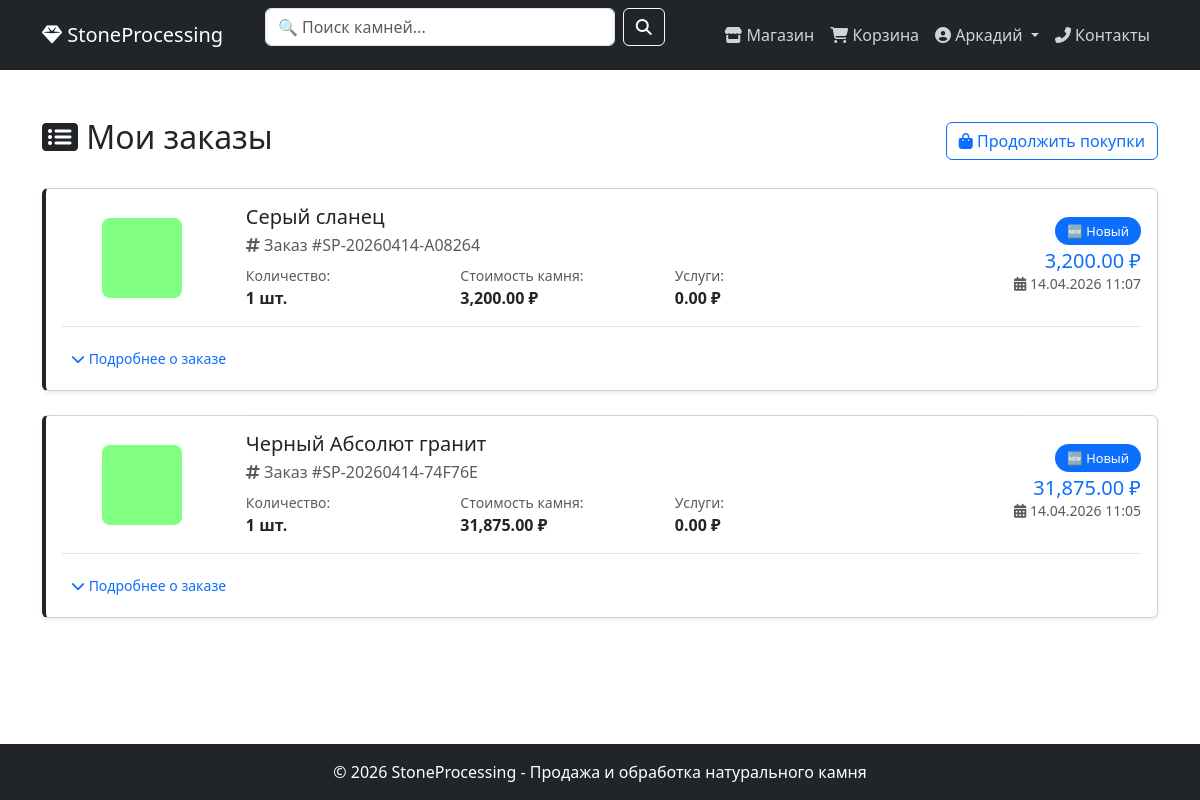
Page /orders.php (signed in) on the committed database.
### tables this page shows
CREATE TABLE `user_profiles` (
  `id` int(11) NOT NULL,
  `user_id` int(11) NOT NULL,
  `first_name` varchar(50) DEFAULT NULL,
  `last_name` varchar(50) DEFAULT NULL,
  `middle_name` varchar(50) DEFAULT NULL,
  `email` varchar(100) DEFAULT NULL,
  `phone` varchar(20) DEFAULT NULL,
  `address` text DEFAULT NULL,
  `birth_date` date DEFAULT NULL,
  `avatar` varchar(255) DEFAULT 'default_avatar.png'
);

CREATE TABLE `orders` (
  `id` int(11) NOT NULL,
  `order_number` varchar(20) NOT NULL,
  `user_id` int(11) NOT NULL,
  `stone_id` int(11) NOT NULL,
  `stone_name` varchar(200) DEFAULT NULL,
  `stone_price` decimal(12,2) DEFAULT NULL,
  `quantity` int(11) NOT NULL,
  `selected_services` longtext DEFAULT NULL CHECK (json_valid(`selected_services`)),
  `stone_total` decimal(12,2) DEFAULT NULL,
  `services_total` decimal(12,2) DEFAULT 0.00,
  `total_price` decimal(12,2) DEFAULT NULL,
  `delivery_address` text DEFAULT NULL,
  `delivery_notes` text DEFAULT NULL,
  `status` enum('new','processing','paid','shipped','completed','cancelled') DEFAULT 'new',
  `customer_name` varchar(150) DEFAULT NULL,
  `customer_email` varchar(100) DEFAULT NULL,
  `customer_phone` varchar(20) DEFAULT NULL,
  `created_at` timestamp NOT NULL DEFAULT current_timestamp(),
  `updated_at` timestamp NOT NULL DEFAULT current_timestamp() ON UPDATE current_timestamp()
);

CREATE TABLE `stones` (
  `id` int(11) NOT NULL,
  `name` varchar(200) NOT NULL,
  `stone_category_id` int(11) NOT NULL,
  `length_cm` decimal(10,2) DEFAULT 0.00,
  `width_cm` decimal(10,2) DEFAULT 0.00,
  `height_cm` decimal(10,2) DEFAULT 0.00,
  `weight_kg` decimal(10,2) DEFAULT 0.00,
  `volume_m3` decimal(10,4) DEFAULT 0.0000,
  `color` varchar(50) DEFAULT NULL,
  `origin` varchar(100) DEFAULT NULL,
  `texture` varchar(100) DEFAULT NULL,
  `price_per_sqm` decimal(12,2) DEFAULT 0.00,
  `price_per_unit` decimal(12,2) DEFAULT 0.00,
  `price_per_kg` decimal(12,2) DEFAULT 0.00,
  `main_image` varchar(255) DEFAULT 'default_stone.png',
  `gallery_images` text DEFAULT NULL,
  `short_description` text DEFAULT NULL,
  `full_description` longtext DEFAULT NULL,
  `specifications` longtext DEFAULT NULL CHECK (json_valid(`specifications`)),
  `quantity` int(11) DEFAULT 0,
  `min_order_quantity` int(11) DEFAULT 1,
  `is_active` tinyint(1) DEFAULT 1,
  `created_at` timestamp NOT NULL DEFAULT current_timestamp(),
  `updated_at` timestamp NOT NULL DEFAULT current_timestamp() ON UPDATE current_timestamp()
);

### config/db.php (called while the page is built, shortened)
<?php
function isLoggedIn() {
    return isset($_SESSION['user_id']);
}
function getUserProfile($pdo, $user_id) {
    $stmt = $pdo->prepare("SELECT * FROM user_profiles WHERE user_id = ?");
    $stmt->execute([$user_id]);
    $profile = $stmt->fetch();
    return $profile;
}
?>

### orders.php (the view, shortened to what this page needs)
<?php
require_once 'config/db.php';
include 'includes/menu.php';
$user_id = $_SESSION['user_id'];
$orders = $pdo->prepare("
    SELECT o.*, s.name as stone_name, s.main_image
    FROM orders o
    JOIN stones s ON o.stone_id = s.id
    WHERE o.user_id = ?
    ORDER BY o.created_at DESC
");
$orders->execute([$user_id]);
$orders = $orders->fetchAll();
?>
<!DOCTYPE html>
<html lang="ru">
<head>
    <link href="https://cdn.jsdelivr.net/npm/bootstrap@5.3.0/dist/css/bootstrap.min.css" rel="stylesheet">
    <link rel="stylesheet" href="https://cdnjs.cloudflare.com/ajax/libs/font-awesome/6.4.0/css/all.min.css">
</head>
<body>
    <div class="container my-5">
        <div class="d-flex justify-content-between align-items-center mb-4">
            <h2><i class="fas fa-list-alt"></i> Мои заказы</h2>
            <a href="store/index.php" class="btn btn-outline-primary">
                <i class="fas fa-shopping-bag"></i> Продолжить покупки
            </a>
        </div>
        <?php if(empty($orders)): ?>
            <div class="alert alert-info text-center py-5">
                <i class="fas fa-shopping-cart fa-3x mb-3"></i>
                <h4>У вас пока нет заказов</h4>
                <p>Перейдите в <a href="store/index.php" class="alert-link">магазин</a>, чтобы сделать первый заказ</p>
            </div>
        <?php else: ?>
            <div class="row">
                <?php foreach($orders as $order): ?>
                <div class="col-12 mb-4">
                    <div class="card order-card shadow-sm">
                        <div class="card-body">
                            <div class="row align-items-center">
                                <div class="col-md-2 text-center">
                                    <img src="uploads/stones/<?= htmlspecialchars($order['main_image'] ?? 'default_stone.png') ?>"
                                         class="order-img"
                                         onerror="this.src='uploads/stones/default_stone.png'"
                                         alt="<?= htmlspecialchars($order['stone_name']) ?>">
                                </div>
                                <div class="col-md-7">
                                    <h5 class="mb-1"><?= htmlspecialchars($order['stone_name']) ?></h5>
                                    <p class="text-muted mb-2">
                                        <i class="fas fa-hashtag"></i> Заказ #<?= $order['order_number'] ?>
                                    </p>
                                    <div class="row">
                                        <div class="col-4">
                                            <small class="text-muted">Количество:</small>
                                            <div><strong><?= $order['quantity'] ?> шт.</strong></div>
                                        </div>
                                        <div class="col-4">
                                            <small class="text-muted">Стоимость камня:</small>
                                            <div><strong><?= number_format($order['stone_total'], 2) ?> ₽</strong></div>
                                        </div>
                                        <div class="col-4">
                                            <small class="text-muted">Услуги:</small>
                                            <div><strong><?= number_format($order['services_total'], 2) ?> ₽</strong></div>
                                        </div>
                                    </div>
                                </div>
                                <div class="col-md-3 text-md-end">
                                    <div class="mb-2">
                                        <?php
                                        $status_colors = [
                                            'new' => 'primary',
                                            'processing' => 'warning',
                                            'paid' => 'info',
                                            'shipped' => 'secondary',
                                            'completed' => 'success',
                                            'cancelled' => 'danger'
                                        ];
                                        $status_labels = [
                                            'new' => '🆕 Новый',
                                            'processing' => '⚙️ В обработке',
                                            'paid' => '💰 Оплачен',
                                            'shipped' => '📦 Отправлен',
                                            'completed' => '✅ Выполнен',
                                            'cancelled' => '❌ Отменён'
                                        ];
                                        ?>
                                        <span class="status-badge bg-<?= $status_colors[$order['status']] ?> text-white">
                                            <?= $status_labels[$order['status']] ?>
                                        </span>
                                    </div>
                                    <div class="mt-2">
                                        <strong class="h5 text-primary"><?= number_format($order['total_price'], 2) ?> ₽</strong>
                                    </div>
                                    <small class="text-muted">
                                        <i class="fas fa-calendar-alt"></i> <?= date('d.m.Y H:i', strtotime($order['created_at'])) ?>
                                    </small>
                                </div>
                            </div>
                            <div class="mt-3 pt-3 border-top">
                                <button class="btn btn-sm btn-link text-decoration-none" type="button" data-bs-toggle="collapse" data-bs-target="#orderDetails<?= $order['id'] ?>">
                                    <i class="fas fa-chevron-down"></i> Подробнее о заказе
                                </button>
                            </div>
                        </div>
                    </div>
                </div>
                <?php endforeach; ?>
            </div>
        <?php endif; ?>
    </div>
    <?php include 'includes/footer.php'; ?>
</body>
</html>

### includes/menu.php (shortened to what this page needs)
<?php
$profile_name = '';
if (isLoggedIn()) {
    $profile = getUserProfile($pdo, $_SESSION['user_id']);
    $profile_name = $profile['first_name'] ?: $_SESSION['username'];
}
?>
<nav class="navbar navbar-expand-lg navbar-dark bg-dark">
    <div class="container">
        <a class="navbar-brand" href="store/index.php">
            <i class="fas fa-gem"></i> StoneProcessing
        </a>
        <div class="collapse navbar-collapse" id="navbarNav">
            <form class="d-flex mx-auto" method="GET" action="store/index.php" style="max-width: 400px; width: 100%;">
                <input class="form-control me-2" type="search" name="search"
                       placeholder="🔍 Поиск камней..."
                       value="<?= htmlspecialchars($_GET['search'] ?? '') ?>">
                <button class="btn btn-outline-light" type="submit">
                    <i class="fas fa-search"></i>
                </button>
            </form>
            <ul class="navbar-nav ms-auto">
                <li class="nav-item">
                    <a class="nav-link" href="store/index.php">
                        <i class="fas fa-store"></i> Магазин
                    </a>
                </li>
                <li class="nav-item">
                    <a class="nav-link" href="store/cart.php">
                        <i class="fas fa-shopping-cart"></i> Корзина
                    </a>
                </li>
                <?php if(isLoggedIn()): ?>
                <li class="nav-item dropdown">
                    <a class="nav-link dropdown-toggle" href="#" role="button" data-bs-toggle="dropdown">
                        <i class="fas fa-user-circle"></i> <?= htmlspecialchars($profile_name) ?>
                    </a>
                </li>
                <?php endif; ?>
                <li class="nav-item">
                    <a class="nav-link" href="contact.php">
                        <i class="fas fa-phone-alt"></i> Контакты
                    </a>
                </li>
            </ul>
        </div>
    </div>
</nav>

### orders.php (style rules this page uses)
.order-card { transition: transform 0.2s; border-left: 4px solid; }
.status-badge { padding: 5px 12px; border-radius: 20px; font-size: 0.8rem; font-weight: 500; }
.navbar-dark .navbar-nav .nav-link { color: rgba(255,255,255,0.8); }
.order-img { width: 80px; height: 80px; object-fit: cover; border-radius: 8px; }

### includes/footer.php (style rules this page uses)
html, body { height: 100%; margin: 0; padding: 0; }
body { display: flex; flex-direction: column; min-height: 100vh; }

### rows in the picture
user_profiles: first_name "Аркадий"
orders: stone.main_image (placeholder picture), stone.name "Серый сланец", order_number "SP-20260414-A08264", quantity "1", stone_total "3,200.00", services_total "0.00", status "🆕 Новый", total_price "3,200.00", created_at "14.04.2026 11:07"
orders: stone.main_image (placeholder picture), stone.name "Черный Абсолют гранит", order_number "SP-20260414-74F76E", quantity "1", stone_total "31,875.00", services_total "0.00", status "🆕 Новый", total_price "31,875.00", created_at "14.04.2026 11:05"
